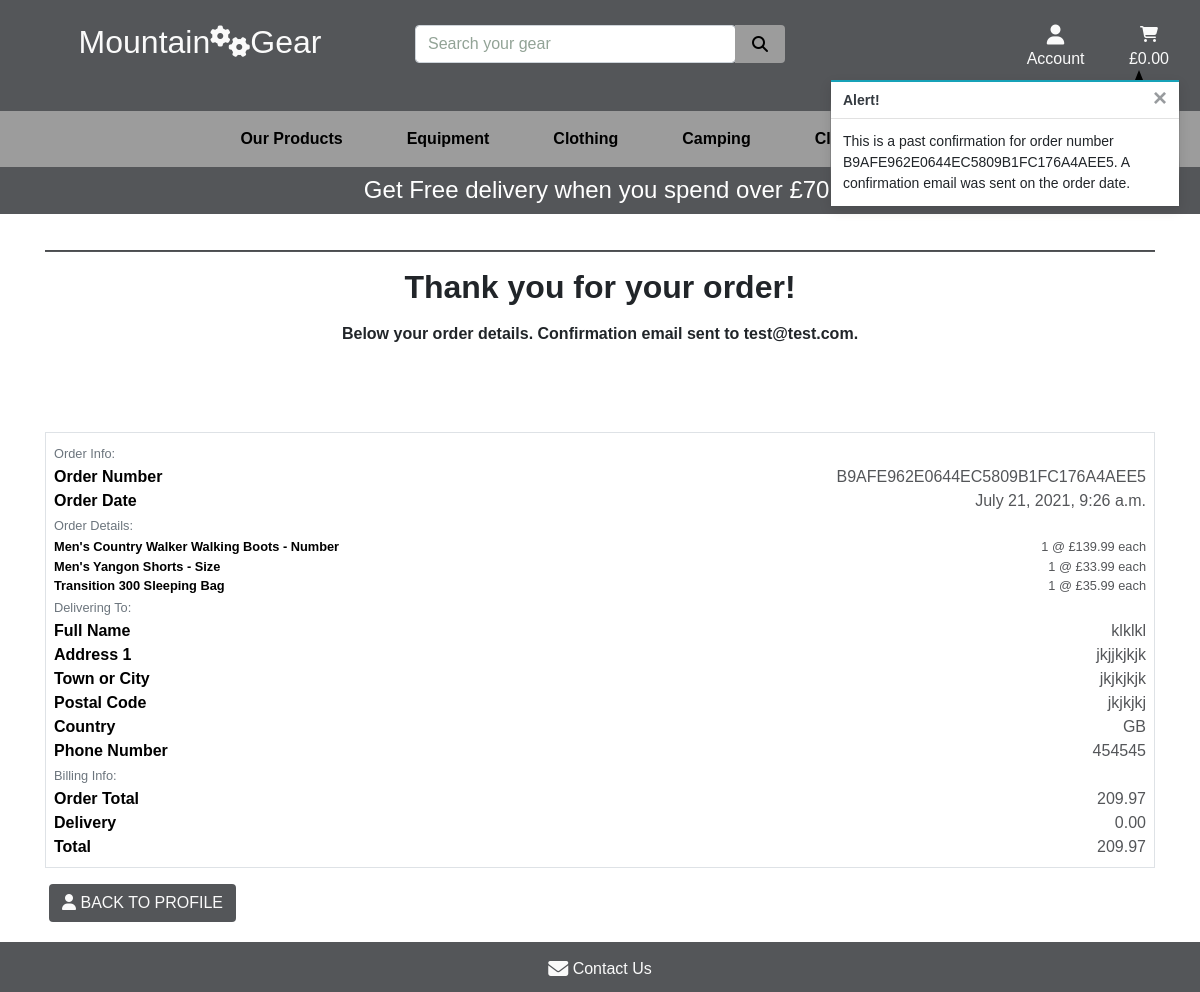
The app's page /profile/order_history/B9AFE962E0644EC5809B1FC176A4AEE5 with its own data.
### checkout/models.py (models this page shows, shortened)
class Order(models.Model):
    order_number = models.CharField(max_length=32, null=False, editable=False)
    user_profile = models.ForeignKey(UserProfile, on_delete=models.SET_NULL,
                                     null=True, blank=True,
                                     related_name='orders')
    full_name = models.CharField(max_length=50, null=False, blank=False)
    email = models.EmailField(max_length=254, null=False, blank=False)
    phone_number = models.CharField(max_length=20, null=False, blank=False)
    country = CountryField(blank_label='Country *', null=False, blank=False)
    postcode = models.CharField(max_length=20, null=True, blank=True)
    town_or_city = models.CharField(max_length=40, null=False, blank=False)
    street_address1 = models.CharField(max_length=80, null=False, blank=False)
    street_address2 = models.CharField(max_length=80, null=True, blank=True)
    county = models.CharField(max_length=80, null=True, blank=True)
    date = models.DateTimeField(auto_now_add=True)
    delivery_cost = models.DecimalField(max_digits=6,
                                        decimal_places=2,
                                        null=False, default=0)
    order_total = models.DecimalField(max_digits=10,
                                      decimal_places=2, null=False, default=0)
    sum_total = models.DecimalField(max_digits=10,
                                    decimal_places=2, null=False, default=0)
    original_cart = models.TextField(null=False, blank=False, default='')
    stripe_pid = models.CharField(max_length=254, null=False,
                                  blank=False, default='')

class OrderLineItem(models.Model):
    order = models.ForeignKey(Order,
                              null=False, blank=False,
                              on_delete=models.CASCADE,
                              related_name='lineitems')
    product = models.ForeignKey(Product,
                                null=False, blank=False,
                                on_delete=models.CASCADE)
    product_size = models.CharField(max_length=2,
                                    null=True, blank=True)  # XS, S, M, L, XL
    product_number = models.CharField(max_length=2,
                                      null=True, blank=True)  # 6, 7, 8, 9, 10
    quantity = models.IntegerField(null=False, blank=False, default=0)
    lineitem_total = models.DecimalField(max_digits=6,
                                         decimal_places=2,
                                         null=False,
                                         blank=False, editable=False)

### products/models.py (models this page shows, shortened)
class Product(models.Model):
    category = models.ForeignKey('Category', null=True, blank=True,
                                 on_delete=models.SET_NULL)
    sku = models.CharField(max_length=254, null=True, blank=True)
    name = models.CharField(max_length=254)
    description = models.TextField()
    has_sizes = models.BooleanField(default=False, null=True, blank=True)
    has_numbers = models.BooleanField(default=False, null=True, blank=True)
    price = models.DecimalField(max_digits=6, decimal_places=2)
    rating = models.DecimalField(max_digits=6, decimal_places=2)
    image = models.ImageField(null=True, blank=True)

### profiles/views.py (the view)
# urls.py: path('order_history/<order_number>',
def order_history(request, order_number):
    order = get_object_or_404(Order, order_number=order_number)
    messages.info(request, (
        f'This is a past confirmation for order number {order_number}. '
        'A confirmation email was sent on the order date.'
    ))
    template = 'checkout/checkout_success.html'
    context = {
        'order': order,
        'from_profile': True,
    }
    return render(request, template, context)

### cart/contexts.py (called while the page is built, shortened)
def cart_contents(request):
    cart_items = []
    total = 0
    product_count = 0
    cart = request.session.get('cart', {})
    if total < settings.FREE_DELIVERY_THRESHOLD:
        delivery = total * Decimal(settings.STANDARD_DELIVERY_PERCENTAGE / 100)
        free_delivery_delta = settings.FREE_DELIVERY_THRESHOLD - total
    else:
        delivery = 0
        free_delivery_delta = 0
    sum_total = delivery + total
    context = {
        'cart_items': cart_items,
        'total': total,
        'product_count': product_count,
        'delivery': delivery,
        'free_delivery_delta': free_delivery_delta,
        'free_delivery_threshold': settings.FREE_DELIVERY_THRESHOLD,
        'sum_total': sum_total,
    }
    return context

### checkout/templates/checkout/checkout_success.html (shortened to what this page needs)
{% extends "base.html" %}
{% load static %}
{% block page_header %}
    <div class="container header-container">
    </div>
{% endblock %}
{% block content %}
    <div class="overlay"></div>
    <div class="container container-success">
        <div class="row ">
            <div class="col col-success">
                <hr>
                <h2 class="text-center mb-3 font-weight-bold">Thank you for your order!</h2>
                <p class="text-center font-weight-bold"> Below your order details. Confirmation email sent to {{ order.email }}.</p>
            </div>
        </div>
        <div class="row">
            <div class="col-12">
                <div class="order-confirmation-wrapper p-2 border">
                    <div class="row">
                        <div class="col">
                            <small class="text-muted">Order Info:</small>
                        </div>
                    </div>
                    <div class="row">
                        <div class="col-12 col-md-4">
                            <p class="mb-0 text-black font-weight-bold">Order Number</p>
                        </div>
                        <div class="col-12 col-md-8 text-md-right">
                            <p class="mb-0">{{ order.order_number }}</p>
                        </div>
                    </div>
                    <div class="row">
                        <div class="col-12 col-md-4">
                            <p class="mb-0 text-black font-weight-bold">Order Date</p>
                        </div>
                        <div class="col-12 col-md-8 text-md-right">
                            <p class="mb-0">{{ order.date }}</p>
                        </div>
                    </div>
                    <div class="row">
                        <div class="col">
                            <small class="text-muted">Order Details:</small>
                        </div>
                    </div>
                    {% for item in order.lineitems.all %}
                    <div class="row">
                        <div class="col-12 col-md-4">
                            <p class="small mb-0 text-black font-weight-bold">
                                {{ item.product.name }}
                                {% if item.product.has_sizes %} - Size {{ item.size|upper }}{% endif %}
                                {% if item.product.has_numbers %} - Number {{ item.number }}{% endif %}
                            </p>
                        </div>
                        <div class="col-12 col-md-8 text-md-right">
                            <p class="small mb-0">{{ item.quantity }} @ £{{ item.product.price }} each</p>
                        </div>
                    </div>
                    {% endfor %}
                    <div class="row">
                        <div class="col">
                            <small class="text-muted">Delivering To:</small>
                        </div>
                    </div>
                    <div class="row">
                        <div class="col-12 col-md-4">
                            <p class="mb-0 text-black font-weight-bold">Full Name</p>
                        </div>
                        <div class="col-12 col-md-8 text-md-right">
                            <p class="mb-0">{{ order.full_name }}</p>
                        </div>
                    </div>
                    <div class="row">
                        <div class="col-12 col-md-4">
                            <p class="mb-0 text-black font-weight-bold">Address 1</p>
                        </div>
                        <div class="col-12 col-md-8 text-md-right">
                            <p class="mb-0">{{ order.street_address1 }}</p>
                        </div>
                    </div>
                    <div class="row">
                        <div class="col-12 col-md-4">
                            <p class="mb-0 text-black font-weight-bold">Town or City</p>
                        </div>
                        <div class="col-12 col-md-8 text-md-right">
                            <p class="mb-0">{{ order.town_or_city }}</p>
                        </div>
                    </div>
                    {% if order.postcode %}
                    <div class="row">
                        <div class="col-12 col-md-4">
                            <p class="mb-0 text-black font-weight-bold">Postal Code</p>
                        </div>
                        <div class="col-12 col-md-8 text-md-right">
                            <p class="mb-0">{{ order.postcode }}</p>
                        </div>
                    </div>
                    {% endif %}
                    <div class="row">
                        <div class="col-12 col-md-4">
                            <p class="mb-0 text-black font-weight-bold">Country</p>
                        </div>
                        <div class="col-12 col-md-8 text-md-right">
                            <p class="mb-0">{{ order.country }}</p>
                        </div>
                    </div>
                    <div class="row">
                        <div class="col-12 col-md-4">
                            <p class="mb-0 text-black font-weight-bold">Phone Number</p>
                        </div>
                        <div class="col-12 col-md-8 text-md-right">
                            <p class="mb-0">{{ order.phone_number }}</p>
                        </div>
                    </div>
                    <div class="row">
                        <div class="col">
                            <small class="text-muted">Billing Info:</small>
                        </div>
                    </div>
                    <div class="row">
                        <div class="col-12 col-md-4">
                            <p class="mb-0 text-black font-weight-bold">Order Total</p>
                        </div>
                        <div class="col-12 col-md-8 text-md-right">
                            <p class="mb-0">{{ order.order_total }}</p>
                        </div>
                    </div>
                    <div class="row">
                        <div class="col-12 col-md-4">
                            <p class="mb-0 text-black font-weight-bold">Delivery</p>
                        </div>
                        <div class="col-12 col-md-8 text-md-right">
                            <p class="mb-0">{{ order.delivery_cost }}</p>
                        </div>
                    </div>
                    <div class="row">
                        <div class="col-12 col-md-4">
                            <p class="mb-0 text-black font-weight-bold">Total</p>
                        </div>
                        <div class="col-12 col-md-8 text-md-right">
                            <p class="mb-0">{{ order.sum_total }}</p>
                        </div>
                    </div>
                </div>
            </div>
        </div>
        <div class="row row-success mt-3 ml-1">
            <div class="col-success">
                {% if from_profile %}
                    <a href="{% url 'profile' %}" class="btn gear-button rounded text-uppercase">
                        <span class="text-uppercase"> <i class="fas fa-user"></i>  Back to profile</span>
                    </a>
                {% else %}
                    <a href="{% url 'products' %}" class="btn gear-button rounded text-uppercase">
                        <span class="text-uppercase"> <i class="fas fa-chevron-left"></i>  Keep shopping</span>
                    </a>
                {% endif %}
            </div>
        </div>
    </div>
{% endblock %}

### static/css/base.css (style rules this page uses)
html { height: 100%; }
body { background: url('/media/main-page.jpg') no-repeat center center fixed; background-size: cover; height: calc(100vh - 214px); font-family: 'Oxygen', sans-serif; }
.header-container { padding-top: 164px; }
.text-black { color: #000 !important; }
.overlay { position: fixed; top: 0; left: 0; height: 100%; width: 100%; background: white; z-index: -1; }
hr { height: 1px; background-color: #545659; }
.border { color: #545659 ; }
.gear-button { background: #545659; color: #fafafa; }
.container-success { margin-top: 70px; }
.col-success { margin-bottom: 70px; }

### records on screen
Order: email "test@test.com", order_number "B9AFE962E0644EC5809B1FC176A4AEE5", date "July 21, 2021, 9:26 a.m.", full_name "klklkl", street_address1 "jkjjkjkjk", town_or_city "jkjkjkjk", postcode "jkjkjkj", country "GB", phone_number "454545", order_total "209.97", delivery_cost "0.00", sum_total "209.97"
OrderLineItem: product.name "Men's Country Walker Walking Boots", quantity "1", product.price "139.99"
OrderLineItem: product.name "Men's Yangon Shorts", quantity "1", product.price "33.99"
OrderLineItem: product.name "Transition 300 Sleeping Bag", quantity "1", product.price "35.99"

### other values on screen
{{ free_delivery_threshold }} "70"
{{ message }} "This is a past confirmation for order number B9AFE962E0644EC5809B1FC176A4AEE5. A confirmation email was sent on the order date."
